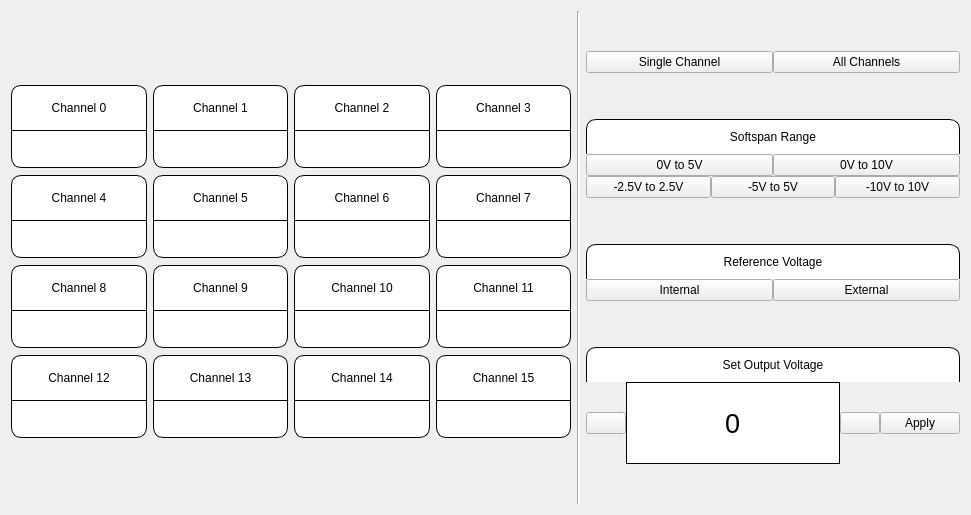
      <widget class="QWidget" name="dac_page">
       <layout class="QVBoxLayout" name="verticalLayout_7">
        <item>
         <layout class="QHBoxLayout" name="horizontalLayout_6" stretch="6,0,4">
          <property name="rightMargin">
           <number>0</number>
          </property>
          <property name="bottomMargin">
           <number>0</number>
          </property>
          <item>
           <widget class="QFrame" name="dac_channels_layout">
            <property name="styleSheet">
             <string notr="true">QPushButton {
	background-color: white;
	color:black;
	padding:15px;
	margin-top:7px;
	border:1px solid black;
	border-top-left-radius: 10px;
	border-top-right-radius: 10px;
	font: 18pt &quot;Segoe UI&quot;;
}

QLineEdit {
	border-radius:10px;
	border-top-left-radius: 0px;
	border-top-right-radius: 0px;
	background: white;
	padding:10px;
	font: 16pt &quot;Segoe UI&quot;;
	border-left:1px solid black;
	border-right:1px solid black;
	border-bottom:1px solid black;
}
</string>
            </property>
            <layout class="QGridLayout" name="gridLayout_2">
             <property name="leftMargin">
              <number>0</number>
             </property>
             <property name="topMargin">
              <number>0</number>
             </property>
             <property name="rightMargin">
              <number>0</number>
             </property>
             <property name="bottomMargin">
              <number>0</number>
             </property>
             <property name="verticalSpacing">
              <number>0</number>
             </property>
             <item row="7" column="0">
              <widget class="QPushButton" name="btn_chl_12">
               <property name="text">
                <string>Channel 12</string>
               </property>
              </widget>
             </item>
             <item row="5" column="0">
              <widget class="QPushButton" name="btn_chl_8">
               <property name="text">
                <string>Channel 8</string>
               </property>
              </widget>
             </item>
             <item row="3" column="0">
              <widget class="QPushButton" name="btn_chl_4">
               <property name="text">
                <string>Channel 4</string>
               </property>
              </widget>
             </item>
             <item row="4" column="2">
              <widget class="QLineEdit" name="txt_chl_6">
               <property name="alignment">
                <set>Qt::AlignCenter</set>
               </property>
               <property name="readOnly">
                <bool>true</bool>
               </property>
              </widget>
             </item>
             <item row="7" column="1">
              <widget class="QPushButton" name="btn_chl_13">
               <property name="text">
                <string>Channel 13</string>
               </property>
              </widget>
             </item>
             <item row="8" column="3">
              <widget class="QLineEdit" name="txt_chl_15">
               <property name="alignment">
                <set>Qt::AlignCenter</set>
               </property>
               <property name="readOnly">
                <bool>true</bool>
               </property>
              </widget>
             </item>
             <item row="6" column="3">
              <widget class="QLineEdit" name="txt_chl_11">
               <property name="alignment">
                <set>Qt::AlignCenter</set>
               </property>
               <property name="readOnly">
                <bool>true</bool>
               </property>
              </widget>
             </item>
             <item row="8" column="0">
              <widget class="QLineEdit" name="txt_chl_12">
               <property name="alignment">
                <set>Qt::AlignCenter</set>
               </property>
               <property name="readOnly">
                <bool>true</bool>
               </property>
              </widget>
             </item>
             <item row="1" column="2">
              <widget class="QPushButton" name="btn_chl_2">
               <property name="text">
                <string>Channel 2</string>
               </property>
              </widget>
             </item>
             <item row="9" column="0">
              <spacer name="verticalSpacer_7">
               <property name="orientation">
                <enum>Qt::Vertical</enum>
               </property>
               <property name="sizeHint" stdset="0">
                <size>
                 <width>20</width>
                 <height>40</height>
                </size>
               </property>
              </spacer>
             </item>
             <item row="7" column="2">
              <widget class="QPushButton" name="btn_chl_14">
               <property name="text">
                <string>Channel 14</string>
               </property>
              </widget>
             </item>
             <item row="7" column="3">
              <widget class="QPushButton" name="btn_chl_15">
               <property name="text">
                <string>Channel 15</string>
               </property>
              </widget>
             </item>
             <item row="3" column="3">
              <widget class="QPushButton" name="btn_chl_7">
               <property name="text">
                <string>Channel 7</string>
               </property>
              </widget>
             </item>
             <item row="4" column="3">
              <widget class="QLineEdit" name="txt_chl_7">
               <property name="alignment">
                <set>Qt::AlignCenter</set>
               </property>
               <property name="readOnly">
                <bool>true</bool>
               </property>
              </widget>
             </item>
             <item row="4" column="0">
              <widget class="QLineEdit" name="txt_chl_4">
               <property name="alignment">
                <set>Qt::AlignCenter</set>
               </property>
               <property name="readOnly">
                <bool>true</bool>
               </property>
              </widget>
             </item>
             <item row="4" column="1">
              <widget class="QLineEdit" name="txt_chl_5">
               <property name="alignment">
                <set>Qt::AlignCenter</set>
               </property>
               <property name="readOnly">
                <bool>true</bool>
               </property>
              </widget>
             </item>
             <item row="6" column="2">
              <widget class="QLineEdit" name="txt_chl_10">
               <property name="alignment">
                <set>Qt::AlignCenter</set>
               </property>
               <property name="readOnly">
                <bool>true</bool>
               </property>
              </widget>
             </item>
             <item row="3" column="1">
              <widget class="QPushButton" name="btn_chl_5">
               <property name="text">
                <string>Channel 5</string>
               </property>
              </widget>
             </item>
             <item row="2" column="2">
              <widget class="QLineEdit" name="txt_chl_2">
               <property name="alignment">
                <set>Qt::AlignCenter</set>
               </property>
               <property name="readOnly">
                <bool>true</bool>
               </property>
              </widget>
             </item>
             <item row="2" column="3">
              <widget class="QLineEdit" name="txt_chl_3">
               <property name="alignment">
                <set>Qt::AlignCenter</set>
               </property>
               <property name="readOnly">
                <bool>true</bool>
               </property>
              </widget>
             </item>
             <item row="6" column="0">
              <widget class="QLineEdit" name="txt_chl_8">
               <property name="alignment">
                <set>Qt::AlignCenter</set>
               </property>
               <property name="readOnly">
                <bool>true</bool>
               </property>
              </widget>
             </item>
             <item row="8" column="2">
              <widget class="QLineEdit" name="txt_chl_14">
               <property name="alignment">
                <set>Qt::AlignCenter</set>
               </property>
               <property name="readOnly">
                <bool>true</bool>
               </property>
              </widget>
             </item>
             <item row="1" column="0">
              <widget class="QPushButton" name="btn_chl_0">
               <property name="styleSheet">
                <string notr="true"/>
               </property>
               <property name="text">
                <string>Channel 0</string>
               </property>
              </widget>
             </item>
             <item row="8" column="1">
              <widget class="QLineEdit" name="txt_chl_13">
               <property name="alignment">
                <set>Qt::AlignCenter</set>
               </property>
               <property name="readOnly">
                <bool>true</bool>
               </property>
              </widget>
             </item>
             <item row="5" column="2">
              <widget class="QPushButton" name="btn_chl_10">
               <property name="text">
                <string>Channel 10</string>
               </property>
              </widget>
             </item>
             <item row="5" column="1">
              <widget class="QPushButton" name="btn_chl_9">
               <property name="text">
                <string>Channel 9</string>
               </property>
              </widget>
             </item>
             <item row="2" column="0">
              <widget class="QLineEdit" name="txt_chl_0">
               <property name="alignment">
                <set>Qt::AlignCenter</set>
               </property>
               <property name="readOnly">
                <bool>true</bool>
               </property>
              </widget>
             </item>
             <item row="5" column="3">
              <widget class="QPushButton" name="btn_chl_11">
               <property name="text">
                <string>Channel 11</string>
               </property>
              </widget>
             </item>
             <item row="0" column="0">
              <spacer name="verticalSpacer_8">
               <property name="orientation">
                <enum>Qt::Vertical</enum>
               </property>
               <property name="sizeHint" stdset="0">
                <size>
                 <width>20</width>
                 <height>40</height>
                </size>
               </property>
              </spacer>
             </item>
             <item row="2" column="1">
              <widget class="QLineEdit" name="txt_chl_1">
               <property name="alignment">
                <set>Qt::AlignCenter</set>
               </property>
               <property name="readOnly">
                <bool>true</bool>
               </property>
              </widget>
             </item>
             <item row="1" column="3">
              <widget class="QPushButton" name="btn_chl_3">
               <property name="text">
                <string>Channel 3</string>
               </property>
              </widget>
             </item>
             <item row="6" column="1">
              <widget class="QLineEdit" name="txt_chl_9">
               <property name="alignment">
                <set>Qt::AlignCenter</set>
               </property>
               <property name="readOnly">
                <bool>true</bool>
               </property>
              </widget>
             </item>
             <item row="3" column="2">
              <widget class="QPushButton" name="btn_chl_6">
               <property name="text">
                <string>Channel 6</string>
               </property>
              </widget>
             </item>
             <item row="1" column="1">
              <widget class="QPushButton" name="btn_chl_1">
               <property name="text">
                <string>Channel 1</string>
               </property>
              </widget>
             </item>
            </layout>
           </widget>
          </item>
          <item>
           <widget class="Line" name="line_3">
            <property name="styleSheet">
             <string notr="true">background-color: rgb(255, 255, 255);</string>
            </property>
            <property name="orientation">
             <enum>Qt::Vertical</enum>
            </property>
           </widget>
          </item>
          <item>
           <layout class="QVBoxLayout" name="verticalLayout_12">
            <property name="leftMargin">
             <number>0</number>
            </property>
            <property name="topMargin">
             <number>0</number>
            </property>
            <property name="rightMargin">
             <number>0</number>
            </property>
            <property name="bottomMargin">
             <number>0</number>
            </property>
            <item>
             <spacer name="verticalSpacer_9">
              <property name="orientation">
               <enum>Qt::Vertical</enum>
              </property>
              <property name="sizeHint" stdset="0">
               <size>
                <width>20</width>
                <height>40</height>
               </size>
              </property>
             </spacer>
            </item>
            <item>
             <widget class="QFrame" name="horizontalFrame">
              <property name="styleSheet">
               <string notr="true">QPushButton[objectName^=&quot;btn_dac_single_channel&quot;] {
	border-bottom-left-radius: 15px;
	border-top-left-radius: 15px;
	border-top:1px solid black;
	border-bottom:1px solid black;
	border-left:1px solid black;
	font: 18pt &quot;Segoe UI&quot;;
	padding:20px;
	background-color: white;
}


QPushButton[objectName^=&quot;btn_dac_all_channels&quot;] {
	border-bottom-right-radius: 15px;
	border-top-right-radius: 15px;
	border:1px solid black;
	border-bottom:1px solid black;
	font: 18pt &quot;Segoe UI&quot;;
	background-color: white;
	padding:20px;
}
</string>
              </property>
              <layout class="QHBoxLayout" name="horizontalLayout_13" stretch="1,1">
               <property name="spacing">
                <number>0</number>
               </property>
               <property name="leftMargin">
                <number>0</number>
               </property>
               <property name="topMargin">
                <number>0</number>
               </property>
               <property name="rightMargin">
                <number>0</number>
               </property>
               <property name="bottomMargin">
                <number>0</number>
               </property>
               <item>
                <widget class="QPushButton" name="btn_dac_single_channel">
                 <property name="text">
                  <string>Single Channel</string>
                 </property>
                </widget>
               </item>
               <item>
                <widget class="QPushButton" name="btn_dac_all_channels">
                 <property name="text">
                  <string>All Channels</string>
                 </property>
                </widget>
               </item>
              </layout>
             </widget>
            </item>
            <item>
             <spacer name="verticalSpacer_13">
              <property name="orientation">
               <enum>Qt::Vertical</enum>
              </property>
              <property name="sizeHint" stdset="0">
               <size>
                <width>20</width>
                <height>40</height>
               </size>
              </property>
             </spacer>
            </item>
            <item>
             <widget class="QFrame" name="softspan_layout">
              <property name="styleSheet">
               <string notr="true">QPushButton[objectName^=&quot;btn_span_plus_minus_2v5&quot;] {
border-bottom-left-radius: 15px;
border:1px solid black;
border-bottom:1px solid black;
background-color: white;
font: 16pt &quot;Segoe UI&quot;;
padding:20px;
}

QPushButton[objectName^=&quot;btn_span_0_to_5&quot;] {
border-top:1px solid black;
border-left:1px solid black;
background-color: white;
font: 16pt &quot;Segoe UI&quot;;
padding:20px;
}

QPushButton[objectName^=&quot;btn_span_0_to_10&quot;] {
border-top:1px solid black;
border-right:1px solid black;
border-left:1px solid black;
background-color: white;
font: 16pt &quot;Segoe UI&quot;;
padding:20px;
}

QPushButton[objectName^=&quot;btn_span_plus_minus_5&quot;] {
border-top:1px solid black;
border-bottom:1px solid black;
background-color: white;
font: 16pt &quot;Segoe UI&quot;;
padding:20px;
}

QPushButton[objectName^=&quot;btn_span_plus_minus_10&quot;] {
border-bottom-right-radius: 15px;
border:1px solid black;
border-bottom:1px solid black;
background-color: white;
font: 16pt &quot;Segoe UI&quot;;
padding:20px;
}

QLabel {
	background-color: white;
	color:black;
	padding:10px;
	border-top:1px solid black;
	border-left:1px solid black;
	border-right:1px solid black;
	border-top-left-radius: 10px;
	border-top-right-radius: 10px;
	font: 18pt &quot;Segoe UI&quot;;
}
</string>
              </property>
              <layout class="QVBoxLayout" name="verticalLayout_14">
               <property name="spacing">
                <number>0</number>
               </property>
               <property name="leftMargin">
                <number>0</number>
               </property>
               <property name="topMargin">
                <number>0</number>
               </property>
               <property name="rightMargin">
                <number>0</number>
               </property>
               <property name="bottomMargin">
                <number>0</number>
               </property>
               <item>
                <widget class="QLabel" name="label_3">
                 <property name="styleSheet">
                  <string notr="true"/>
                 </property>
                 <property name="text">
                  <string>Softspan Range</string>
                 </property>
                 <property name="alignment">
                  <set>Qt::AlignCenter</set>
                 </property>
                </widget>
               </item>
               <item>
                <layout class="QHBoxLayout" name="horizontalLayout_14">
                 <property name="spacing">
                  <number>0</number>
                 </property>
                 <property name="topMargin">
                  <number>0</number>
                 </property>
                 <item>
                  <widget class="QPushButton" name="btn_span_0_to_5">
                   <property name="text">
                    <string>0V to 5V</string>
                   </property>
                  </widget>
                 </item>
                 <item>
                  <widget class="QPushButton" name="btn_span_0_to_10">
                   <property name="text">
                    <string>0V to 10V</string>
                   </property>
                  </widget>
                 </item>
                </layout>
               </item>
               <item>
                <layout class="QHBoxLayout" name="horizontalLayout_12">
                 <property name="spacing">
                  <number>0</number>
                 </property>
                 <property name="topMargin">
                  <number>0</number>
                 </property>
                 <item>
                  <widget class="QPushButton" name="btn_span_plus_minus_2v5">
                   <property name="text">
                    <string>-2.5V to 2.5V</string>
                   </property>
                  </widget>
                 </item>
                 <item>
                  <widget class="QPushButton" name="btn_span_plus_minus_5">
                   <property name="text">
                    <string>-5V to 5V</string>
                   </property>
                  </widget>
                 </item>
                 <item>
                  <widget class="QPushButton" name="btn_span_plus_minus_10">
                   <property name="text">
                    <string>-10V to 10V</string>
                   </property>
                  </widget>
                 </item>
                </layout>
               </item>
              </layout>
             </widget>
            </item>
            <item>
             <spacer name="verticalSpacer_10">
              <property name="orientation">
               <enum>Qt::Vertical</enum>
              </property>
              <property name="sizeHint" stdset="0">
               <size>
                <width>20</width>
                <height>40</height>
               </size>
              </property>
             </spacer>
            </item>
            <item>
             <widget class="QFrame" name="verticalFrame_3">
              <property name="styleSheet">
               <string notr="true">QPushButton[objectName^=&quot;btn_vref_internal&quot;] {
	border-bottom-left-radius: 15px;
	border-top:1px solid black;
	border-bottom:1px solid black;
	border-left:1px solid black;
	font: 16pt &quot;Segoe UI&quot;;
	padding:20px;
	background-color: white;
}


QPushButton[objectName^=&quot;btn_vref_external&quot;] {
	border-bottom-right-radius: 15px;
	border:1px solid black;
	border-bottom:1px solid black;
	font: 16pt &quot;Segoe UI&quot;;
	background-color: white;
	padding:20px;
}

QLabel {
	background-color: white;
	color:black;
	padding:10px;
	border-top:1px solid black;
	border-left:1px solid black;
	border-right:1px solid black;
	border-top-left-radius: 10px;
	border-top-right-radius: 10px;
	font: 18pt &quot;Segoe UI&quot;;
}</string>
              </property>
              <layout class="QVBoxLayout" name="verticalLayout_3">
               <property name="spacing">
                <number>0</number>
               </property>
               <property name="leftMargin">
                <number>0</number>
               </property>
               <property name="topMargin">
                <number>0</number>
               </property>
               <property name="rightMargin">
                <number>0</number>
               </property>
               <property name="bottomMargin">
                <number>0</number>
               </property>
               <item>
                <widget class="QLabel" name="label_2">
                 <property name="text">
                  <string>Reference Voltage</string>
                 </property>
                 <property name="alignment">
                  <set>Qt::AlignCenter</set>
                 </property>
                </widget>
               </item>
               <item>
                <layout class="QHBoxLayout" name="horizontalLayout_15">
                 <property name="spacing">
                  <number>0</number>
                 </property>
                 <property name="topMargin">
                  <number>0</number>
                 </property>
                 <item>
                  <widget class="QPushButton" name="btn_vref_internal">
                   <property name="text">
                    <string>Internal</string>
                   </property>
                  </widget>
                 </item>
                 <item>
                  <widget class="QPushButton" name="btn_vref_external">
                   <property name="text">
                    <string>External</string>
                   </property>
                  </widget>
                 </item>
                </layout>
               </item>
              </layout>
             </widget>
            </item>
            <item>
             <spacer name="verticalSpacer_15">
              <property name="orientation">
               <enum>Qt::Vertical</enum>
              </property>
              <property name="sizeHint" stdset="0">
               <size>
                <width>20</width>
                <height>40</height>
               </size>
              </property>
             </spacer>
            </item>
            <item>
             <widget class="QFrame" name="verticalFrame_2">
              <property name="styleSheet">
               <string notr="true">QPushButton[objectName^=&quot;btn_dec&quot;] {
	border-bottom-left-radius: 15px;
	border-top:1px solid black;
	border-bottom:1px solid black;
	border-left:1px solid black;
	font: 16pt &quot;Segoe UI&quot;;
	max-height:80px;
	background-color: white;
}

QPushButton[objectName^=&quot;btn_apply&quot;] {
	border-bottom-right-radius: 15px;
	border-top:1px solid black;
	border-bottom:1px solid black;
	border-right:1px solid black;
	font: 16pt &quot;Segoe UI&quot;;
	padding:20px;
	max-height:80px;
	background-color: white;
}

QPushButton[objectName^=&quot;btn_inc&quot;] {
	border-top:1px solid black;
	border-bottom:1px solid black;
	border-right:1px solid black;
	font: 16pt &quot;Segoe UI&quot;;
	max-height:80px;
	background-color: white;
}

QPushButton:pressed {
	background-color: rgb(0, 170, 255);
	color:white;
}

QLabel {
	background-color: white;
	color:black;
	padding:10px;
	border-top:1px solid black;
	border-left:1px solid black;
	border-right:1px solid black;
	border-top-left-radius: 10px;
	border-top-right-radius: 10px;
	font: 18pt &quot;Segoe UI&quot;;
}

QLineEdit {
	background-color: rgb(255, 255, 255);
	border:1px solid black;
	min-height:80px;
	font: 20pt &quot;Segoe UI&quot;;
}</string>
              </property>
              <layout class="QVBoxLayout" name="verticalLayout_5">
               <property name="spacing">
                <number>0</number>
               </property>
               <property name="leftMargin">
                <number>0</number>
               </property>
               <property name="topMargin">
                <number>0</number>
               </property>
               <property name="rightMargin">
                <number>0</number>
               </property>
               <property name="bottomMargin">
                <number>0</number>
               </property>
               <item>
                <widget class="QLabel" name="lbl_output_range">
                 <property name="text">
                  <string>Set Output Voltage</string>
                 </property>
                 <property name="alignment">
                  <set>Qt::AlignCenter</set>
                 </property>
                </widget>
               </item>
               <item>
                <layout class="QHBoxLayout" name="horizontalLayout_16" stretch="1,0,1,3">
                 <property name="spacing">
                  <number>0</number>
                 </property>
                 <property name="topMargin">
                  <number>0</number>
                 </property>
                 <item>
                  <widget class="QPushButton" name="btn_dec">
                   <property name="text">
                    <string/>
                   </property>
                   <property name="icon">
                    <iconset>
                     <normaloff>images/dec.png</normaloff>images/dec.png</iconset>
                   </property>
                   <property name="iconSize">
                    <size>
                     <width>60</width>
                     <height>79</height>
                    </size>
                   </property>
                  </widget>
                 </item>
                 <item>
                  <widget class="QLineEdit" name="txt_dac_voltage">
                   <property name="font">
                    <font>
                     <family>Segoe UI</family>
                     <pointsize>20</pointsize>
                     <weight>50</weight>
                     <italic>false</italic>
                     <bold>false</bold>
                    </font>
                   </property>
                   <property name="text">
                    <string>0</string>
                   </property>
                   <property name="alignment">
                    <set>Qt::AlignCenter</set>
                   </property>
                   <property name="readOnly">
                    <bool>true</bool>
                   </property>
                  </widget>
                 </item>
                 <item>
                  <widget class="QPushButton" name="btn_inc">
                   <property name="text">
                    <string/>
                   </property>
                   <property name="icon">
                    <iconset>
                     <normaloff>images/inc.png</normaloff>images/inc.png</iconset>
                   </property>
                   <property name="iconSize">
                    <size>
                     <width>60</width>
                     <height>79</height>
                    </size>
                   </property>
                  </widget>
                 </item>
                 <item>
                  <widget class="QPushButton" name="btn_apply">
                   <property name="text">
                    <string>Apply</string>
                   </property>
                  </widget>
                 </item>
                </layout>
               </item>
              </layout>
             </widget>
            </item>
            <item>
             <spacer name="verticalSpacer_14">
              <property name="orientation">
               <enum>Qt::Vertical</enum>
              </property>
              <property name="sizeHint" stdset="0">
               <size>
                <width>20</width>
                <height>40</height>
               </size>
              </property>
             </spacer>
            </item>
           </layout>
          </item>
         </layout>
        </item>
       </layout>
      </widget>
